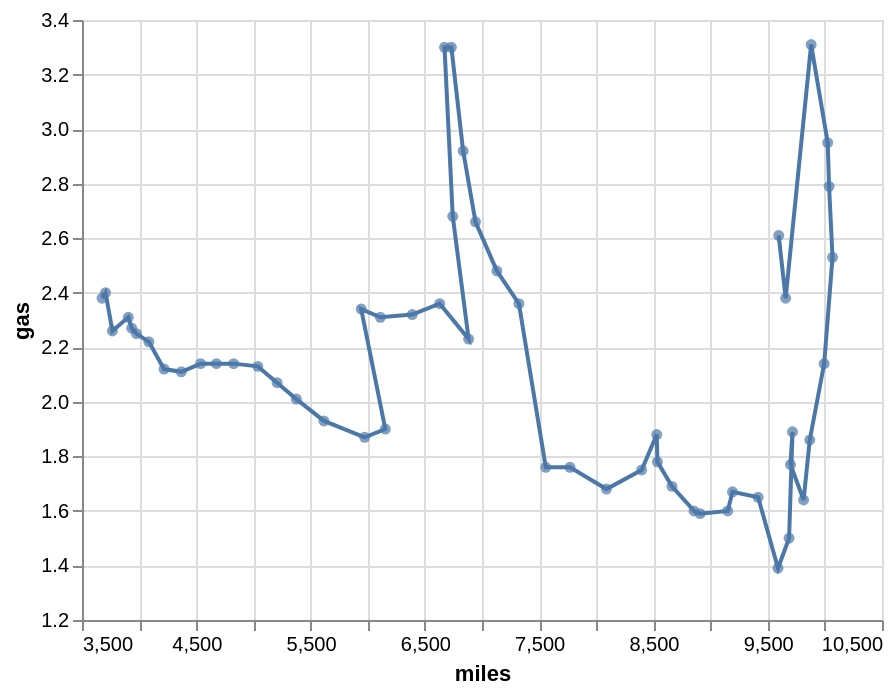

The specification (Vega-Lite) saved for this image:
### Vega-Lite specification from a JSON file in a GitHub repository (floating-point values rounded to 4 significant figures)
{"config": {"view": {"height": 300, "width": 400}}, "layer": [{"encoding": {"y": {"scale": {"zero": false}, "field": "gas", "type": "quantitative"}, "x": {"scale": {"zero": false}, "field": "miles", "type": "quantitative"}, "order": {"field": "year", "type": "quantitative"}}, "data": {"values": [{"year": 1956, "miles": 3675, "gas": 2.38, "side": "left"}, {"year": 1957, "miles": 3706, "gas": 2.4, "side": "right"}, {"year": 1958, "miles": 3766, "gas": 2.26, "side": "bottom"}, {"year": 1959, "miles": 3905, "gas": 2.31, "side": "top"}, {"year": 1960, "miles": 3935, "gas": 2.27, "side": "right"}, {"year": 1961, "miles": 3977, "gas": 2.25, "side": "bottom"}, {"year": 1962, "miles": 4085, "gas": 2.22, "side": "right"}, {"year": 1963, "miles": 4218, "gas": 2.12, "side": "bottom"}, {"year": 1964, "miles": 4369, "gas": 2.11, "side": "bottom"}, {"year": 1965, "miles": 4538, "gas": 2.14, "side": "bottom"}, {"year": 1966, "miles": 4676, "gas": 2.14, "side": "top"}, {"year": 1967, "miles": 4827, "gas": 2.14, "side": "bottom"}, {"year": 1968, "miles": 5038, "gas": 2.13, "side": "right"}, {"year": 1969, "miles": 5207, "gas": 2.07, "side": "right"}, {"year": 1970, "miles": 5376, "gas": 2.01, "side": "right"}, {"year": 1971, "miles": 5617, "gas": 1.93, "side": "bottom"}, {"year": 1972, "miles": 5973, "gas": 1.87, "side": "bottom"}, {"year": 1973, "miles": 6154, "gas": 1.9, "side": "right"}, {"year": 1974, "miles": 5943, "gas": 2.34, "side": "left"}, {"year": 1975, "miles": 6111, "gas": 2.31, "side": "bottom"}, {"year": 1976, "miles": 6389, "gas": 2.32, "side": "bottom"}, {"year": 1977, "miles": 6630, "gas": 2.36, "side": "top"}, {"year": 1978, "miles": 6883, "gas": 2.23, "side": "bottom"}, {"year": 1979, "miles": 6744, "gas": 2.68, "side": "left"}, {"year": 1980, "miles": 6672, "gas": 3.3, "side": "left"}, {"year": 1981, "miles": 6732, "gas": 3.3, "side": "right"}, {"year": 1982, "miles": 6835, "gas": 2.92, "side": "right"}, {"year": 1983, "miles": 6943, "gas": 2.66, "side": "right"}, {"year": 1984, "miles": 7130, "gas": 2.48, "side": "right"}, {"year": 1985, "miles": 7323, "gas": 2.36, "side": "right"}, {"year": 1986, "miles": 7558, "gas": 1.76, "side": "left"}, {"year": 1987, "miles": 7770, "gas": 1.76, "side": "top"}, {"year": 1988, "miles": 8089, "gas": 1.68, "side": "bottom"}, {"year": 1989, "miles": 8397, "gas": 1.75, "side": "left"}, {"year": 1990, "miles": 8529, "gas": 1.88, "side": "top"}, {"year": 1991, "miles": 8535, "gas": 1.78, "side": "right"}, {"year": 1992, "miles": 8662, "gas": 1.69, "side": "right"}, {"year": 1993, "miles": 8855, "gas": 1.6, "side": "left"}, {"year": 1994, "miles": 8909, "gas": 1.59, "side": "bottom"}, {"year": 1995, "miles": 9150, "gas": 1.6, "side": "bottom"}, {"year": 1996, "miles": 9192, "gas": 1.67, "side": "top"}, {"year": 1997, "miles": 9416, "gas": 1.65, "side": "right"}, {"year": 1998, "miles": 9590, "gas": 1.39, "side": "bottom"}, {"year": 1999, "miles": 9687, "gas": 1.5, "side": "right"}, {"year": 2000, "miles": 9717, "gas": 1.89, "side": "top"}, {"year": 2001, "miles": 9699, "gas": 1.77, "side": "left"}, {"year": 2002, "miles": 9814, "gas": 1.64, "side": "bottom"}, {"year": 2003, "miles": 9868, "gas": 1.86, "side": "right"}, {"year": 2004, "miles": 9994, "gas": 2.14, "side": "left"}, {"year": 2005, "miles": 10067, "gas": 2.53, "side": "left"}, {"year": 2006, "miles": 10037, "gas": 2.79, "side": "right"}, {"year": 2007, "miles": 10025, "gas": 2.95, "side": "right"}, {"year": 2008, "miles": 9880, "gas": 3.31, "side": "left"}, {"year": 2009, "miles": 9657, "gas": 2.38, "side": "bottom"}, {"year": 2010, "miles": 9596, "gas": 2.61, "side": "left"}]}, "mark": "line"}, {"encoding": {"y": {"scale": {"zero": false}, "field": "gas", "type": "quantitative"}, "x": {"scale": {"zero": false}, "field": "miles", "type": "quantitative"}}, "data": {"values": [{"year": 1956, "miles": 3675, "gas": 2.38, "side": "left"}, {"year": 1957, "miles": 3706, "gas": 2.4, "side": "right"}, {"year": 1958, "miles": 3766, "gas": 2.26, "side": "bottom"}, {"year": 1959, "miles": 3905, "gas": 2.31, "side": "top"}, {"year": 1960, "miles": 3935, "gas": 2.27, "side": "right"}, {"year": 1961, "miles": 3977, "gas": 2.25, "side": "bottom"}, {"year": 1962, "miles": 4085, "gas": 2.22, "side": "right"}, {"year": 1963, "miles": 4218, "gas": 2.12, "side": "bottom"}, {"year": 1964, "miles": 4369, "gas": 2.11, "side": "bottom"}, {"year": 1965, "miles": 4538, "gas": 2.14, "side": "bottom"}, {"year": 1966, "miles": 4676, "gas": 2.14, "side": "top"}, {"year": 1967, "miles": 4827, "gas": 2.14, "side": "bottom"}, {"year": 1968, "miles": 5038, "gas": 2.13, "side": "right"}, {"year": 1969, "miles": 5207, "gas": 2.07, "side": "right"}, {"year": 1970, "miles": 5376, "gas": 2.01, "side": "right"}, {"year": 1971, "miles": 5617, "gas": 1.93, "side": "bottom"}, {"year": 1972, "miles": 5973, "gas": 1.87, "side": "bottom"}, {"year": 1973, "miles": 6154, "gas": 1.9, "side": "right"}, {"year": 1974, "miles": 5943, "gas": 2.34, "side": "left"}, {"year": 1975, "miles": 6111, "gas": 2.31, "side": "bottom"}, {"year": 1976, "miles": 6389, "gas": 2.32, "side": "bottom"}, {"year": 1977, "miles": 6630, "gas": 2.36, "side": "top"}, {"year": 1978, "miles": 6883, "gas": 2.23, "side": "bottom"}, {"year": 1979, "miles": 6744, "gas": 2.68, "side": "left"}, {"year": 1980, "miles": 6672, "gas": 3.3, "side": "left"}, {"year": 1981, "miles": 6732, "gas": 3.3, "side": "right"}, {"year": 1982, "miles": 6835, "gas": 2.92, "side": "right"}, {"year": 1983, "miles": 6943, "gas": 2.66, "side": "right"}, {"year": 1984, "miles": 7130, "gas": 2.48, "side": "right"}, {"year": 1985, "miles": 7323, "gas": 2.36, "side": "right"}, {"year": 1986, "miles": 7558, "gas": 1.76, "side": "left"}, {"year": 1987, "miles": 7770, "gas": 1.76, "side": "top"}, {"year": 1988, "miles": 8089, "gas": 1.68, "side": "bottom"}, {"year": 1989, "miles": 8397, "gas": 1.75, "side": "left"}, {"year": 1990, "miles": 8529, "gas": 1.88, "side": "top"}, {"year": 1991, "miles": 8535, "gas": 1.78, "side": "right"}, {"year": 1992, "miles": 8662, "gas": 1.69, "side": "right"}, {"year": 1993, "miles": 8855, "gas": 1.6, "side": "left"}, {"year": 1994, "miles": 8909, "gas": 1.59, "side": "bottom"}, {"year": 1995, "miles": 9150, "gas": 1.6, "side": "bottom"}, {"year": 1996, "miles": 9192, "gas": 1.67, "side": "top"}, {"year": 1997, "miles": 9416, "gas": 1.65, "side": "right"}, {"year": 1998, "miles": 9590, "gas": 1.39, "side": "bottom"}, {"year": 1999, "miles": 9687, "gas": 1.5, "side": "right"}, {"year": 2000, "miles": 9717, "gas": 1.89, "side": "top"}, {"year": 2001, "miles": 9699, "gas": 1.77, "side": "left"}, {"year": 2002, "miles": 9814, "gas": 1.64, "side": "bottom"}, {"year": 2003, "miles": 9868, "gas": 1.86, "side": "right"}, {"year": 2004, "miles": 9994, "gas": 2.14, "side": "left"}, {"year": 2005, "miles": 10067, "gas": 2.53, "side": "left"}, {"year": 2006, "miles": 10037, "gas": 2.79, "side": "right"}, {"year": 2007, "miles": 10025, "gas": 2.95, "side": "right"}, {"year": 2008, "miles": 9880, "gas": 3.31, "side": "left"}, {"year": 2009, "miles": 9657, "gas": 2.38, "side": "bottom"}, {"year": 2010, "miles": 9596, "gas": 2.61, "side": "left"}]}, "mark": "circle"}], "$schema": "https://vega.github.io/schema/vega-lite/v2.4.1.json"}
